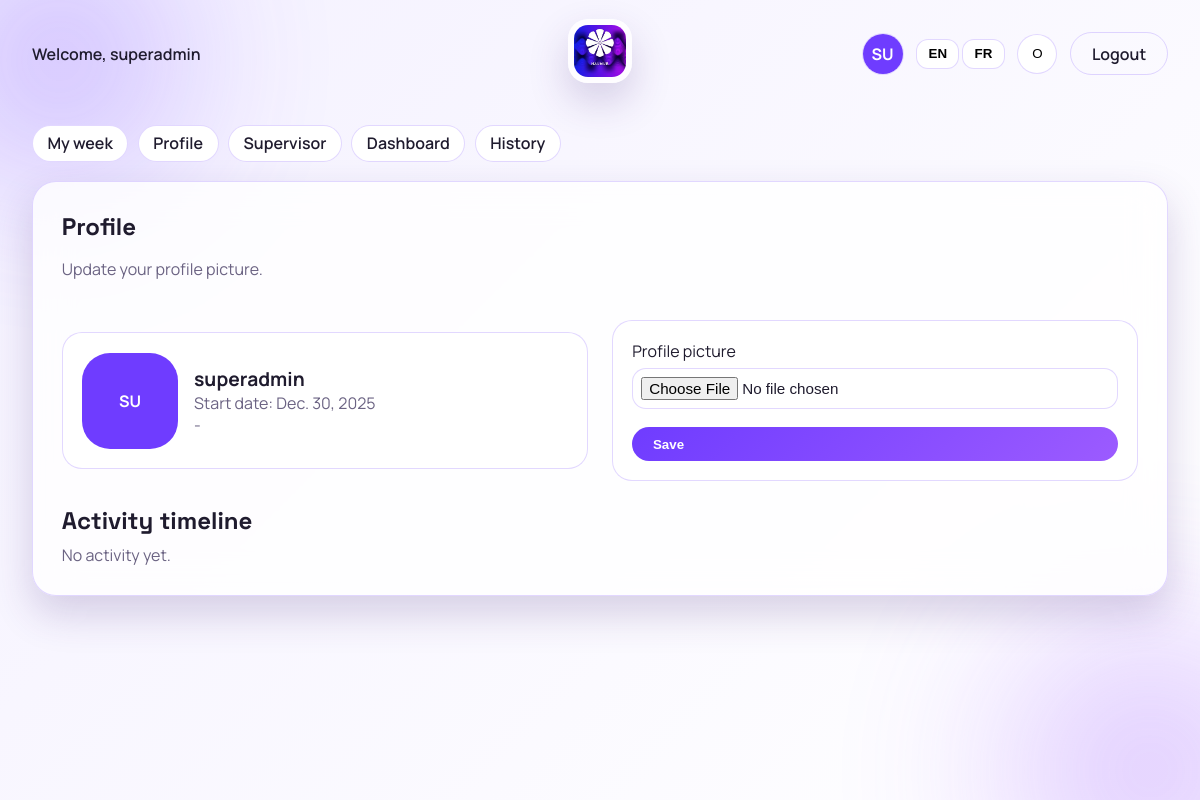
/profile/ (signed in), run on the app's committed database.
### attendance/models.py (models this page shows, shortened)
class User(AbstractUser):
    class Roles(models.TextChoices):
        ADMIN = "admin", _("Admin")
        SUPERVISOR = "supervisor", _("Supervisor")
        EMPLOYEE = "employee", _("Employee")
    role = models.CharField(
        max_length=20, choices=Roles.choices, default=Roles.EMPLOYEE
    )
    department = models.ForeignKey(
        Department, on_delete=models.SET_NULL, null=True, blank=True
    )
    is_intern = models.BooleanField(default=False)
    start_date = models.DateField(default=timezone.localdate)
    profile_image = models.ImageField(upload_to="profiles/", null=True, blank=True)
    @property
    def is_admin(self) -> bool:
        return self.is_superuser or self.role == self.Roles.ADMIN
    @property
    def is_supervisor(self) -> bool:
        return self.is_superuser or self.role == self.Roles.SUPERVISOR
    def initials(self) -> str:
        full_name = f"{self.first_name} {self.last_name}".strip()
        parts = [part for part in full_name.split() if part]
        if len(parts) >= 2:
            return f"{parts[0][0]}{parts[1][0]}".upper()
        if len(parts) == 1:
            return parts[0][:2].upper()
        return (self.username or "U")[:2].upper()
    def avatar_color(self) -> str:
        palette = [
            "#6F3CFF",
            "#9C5BFF",
            "#F05CFF",
            "#24B47E",
            "#FF7A59",
            "#1F8EFA",
            "#F2C94C",
            "#5E60CE",
        ]
        seed = f"{self.username}{self.first_name}{self.last_name}"
        total = sum(ord(char) for char in seed) if seed else 0
        return palette[total % len(palette)]

### attendance/views.py (the view)
# urls.py: path("profile/", views.profile_view, name="profile"),
@login_required
def profile_view(request):
    user = request.user
    if request.method == "POST":
        form = ProfileImageForm(request.POST, request.FILES, instance=user)
        if form.is_valid():
            updated_user = form.save(commit=False)
            updated_user.save(update_fields=["profile_image"])
            messages.success(request, _("Profile picture updated."))
            return redirect("profile")
    else:
        form = ProfileImageForm(instance=user)
    activities = (
        UserActivity.objects.filter(user=user)
        .select_related("actor")
        .order_by("-created_at")[:20]
    )
    return render(request, "profile.html", {"form": form, "activities": activities})

### attendance/forms.py
class ProfileImageForm(forms.ModelForm):
    class Meta:
        model = User
        fields = ["profile_image"]
        labels = {"profile_image": _("Profile picture")}
    def __init__(self, *args, **kwargs) -> None:
        super().__init__(*args, **kwargs)
        for field in self.fields.values():
            field.widget.attrs.update({"class": "input"})

### attendance/utils.py (called while the page is built)
def get_client_ip(request) -> str:
    forwarded = request.META.get("HTTP_X_FORWARDED_FOR")
    if forwarded:
        return forwarded.split(",")[0].strip()
    return request.META.get("REMOTE_ADDR", "")

### templates/profile.html (shortened to what this page needs)
{% extends "base.html" %}
{% load i18n %}
{% block content %}
  <section class="card">
    <div class="card-header">
      <div>
        <h1>{% trans "Profile" %}</h1>
        <p class="muted">{% trans "Update your profile picture." %}</p>
      </div>
    </div>
    <div class="profile-grid">
      <div class="profile-summary">
        {% if user.profile_image %}
          <img class="profile-avatar" src="{{ user.profile_image.url }}" alt="{{ user.get_full_name|default:user.username }}" />
        {% else %}
          <div class="profile-avatar avatar-fallback" style="background: {{ user.avatar_color }};">
            {{ user.initials }}
          </div>
        {% endif %}
        <div>
          <div class="profile-name">{{ user.get_full_name|default:user.username }}</div>
          <div class="muted">{% trans "Start date" %}: {{ user.start_date }}</div>
          <div class="muted">{{ user.department.name|default:"-" }}</div>
        </div>
      </div>
      <form method="post" enctype="multipart/form-data" class="form profile-form">
        <div class="field">
          <label for="{{ form.profile_image.id_for_label }}">{% trans "Profile picture" %}</label>
          {{ form.profile_image }}
        </div>
        <button class="btn btn-primary" type="submit">{% trans "Save" %}</button>
      </form>
    </div>
    <div class="timeline">
      <h2>{% trans "Activity timeline" %}</h2>
      <div class="timeline-list">
        {% for activity in activities %}
          <div class="timeline-item">
            <div class="timeline-time">{{ activity.created_at|date:"Y-m-d H:i" }}</div>
            <div>
              <div class="timeline-message">{{ activity.message }}</div>
              <div class="muted">
                {% trans "By" %} {{ activity.actor.get_full_name|default:activity.actor.username|default:"System" }}
              </div>
            </div>
          </div>
        {% empty %}
          <div class="row-muted">{% trans "No activity yet." %}</div>
        {% endfor %}
      </div>
    </div>
  </section>
{% endblock %}

### templates/base.html (shortened to what this page needs)
{% load static i18n %}
<!DOCTYPE html>
<html lang="{{ LANGUAGE_CODE }}" data-theme="light">
  <head>
    <link rel="stylesheet" href="{% static 'css/styles.css' %}" />
    <link
      rel="stylesheet"
      href="https://cdnjs.cloudflare.com/ajax/libs/font-awesome/6.5.1/css/all.min.css"
    />
  </head>
  <body>
    <div class="bg-orb orb-1"></div>
    <div class="bg-orb orb-2"></div>
    <header class="topbar">
      <div class="nav-left">
        {% if user.is_authenticated %}
          <div class="welcome">
            {% trans "Welcome" %}, {{ user.get_full_name|default:user.username }}
          </div>
        {% else %}
          <div class="welcome">{% trans "Welcome" %}</div>
        {% endif %}
      </div>
      <div class="nav-center">
        <img class="logo" src="{% static 'logo.jpg' %}" alt="Naumur logo" />
      </div>
      <div class="nav-right">
        {% if user.is_authenticated %}
          <a class="avatar-link" href="{% url 'profile' %}">
            {% if user.profile_image %}
              <img class="avatar-img" src="{{ user.profile_image.url }}" alt="{{ user.get_full_name|default:user.username }}" />
            {% else %}
              <span class="avatar-fallback" style="background: {{ user.avatar_color }};">
                {{ user.initials }}
              </span>
            {% endif %}
          </a>
        {% endif %}
        <form class="lang-switch" action="{% url 'set_language' %}" method="post">
          <button type="submit" name="language" value="en">EN</button>
          <button type="submit" name="language" value="fr">FR</button>
        </form>
        <button class="theme-toggle" type="button" data-theme-toggle>
          <span class="theme-icon" aria-hidden="true">O</span>
        </button>
        {% if user.is_authenticated %}
          <a class="btn btn-outline" href="{% url 'logout' %}">{% trans "Logout" %}</a>
        {% endif %}
      </div>
    </header>
    <main class="container">
      {% if user.is_authenticated %}
        <nav class="subnav">
          <a class="chip" href="{% url 'employee_week' %}">{% trans "My week" %}</a>
          <a class="chip" href="{% url 'profile' %}">{% trans "Profile" %}</a>
          {% if user.is_supervisor %}
            <a class="chip" href="{% url 'supervisor_verify' %}">{% trans "Supervisor" %}</a>
          {% endif %}
          {% if user.is_admin %}
            <a class="chip" href="{% url 'admin_dashboard' %}">{% trans "Dashboard" %}</a>
          {% endif %}
          {% if user.is_supervisor or user.is_admin %}
            <a class="chip" href="{% url 'history' %}">{% trans "History" %}</a>
          {% endif %}
        </nav>
      {% endif %}
      {% block content %}{% endblock %}
    </main>
  </body>
</html>

### static/css/styles.css (style rules this page uses)
:root { --bg: #f4f1ff; --bg-alt: #ffffff; --card: rgba(255, 255, 255, 0.8); --text: #1f1b2e; --muted: #6b6383; --accent: #6f3cff; --accent-2: #9c5bff; --border: rgba(111, 60, 255, 0.2); --shadow: 0 18px 40px rgba(68, 41, 124, 0.2); --success: #24b47e; }
* { box-sizing: border-box; }
body { margin: 0; font-family: "Manrope", sans-serif; color: var(--text); background: linear-gradient(135deg, var(--bg), var(--bg-alt)); min-height: 100vh; overflow-x: hidden; }
h1, h2, h3 { font-family: "Space Grotesk", sans-serif; margin: 0 0 0.5rem; }
.bg-orb { position: fixed; border-radius: 50%; filter: blur(80px); opacity: 0.45; z-index: -1; }
.orb-1 { width: 360px; height: 360px; background: radial-gradient(circle, var(--accent), transparent 65%); top: -120px; left: -120px; }
.orb-2 { width: 420px; height: 420px; background: radial-gradient(circle, var(--accent-2), transparent 70%); bottom: -180px; right: -160px; }
.topbar { display: grid; grid-template-columns: 1fr auto 1fr; align-items: center; padding: 1.2rem 2rem 0.8rem; }
.nav-left, .nav-right { display: flex; align-items: center; gap: 0.8rem; }
.nav-right { justify-content: flex-end; }
.avatar-link { display: inline-flex; align-items: center; justify-content: center; width: 42px; height: 42px; border-radius: 50%; background: var(--bg-alt); border: 1px solid var(--border); text-decoration: none; }
.avatar-fallback { width: 100%; height: 100%; border-radius: 50%; display: inline-flex; align-items: center; justify-content: center; color: #fff; font-weight: 700; }
.welcome { font-weight: 600; }
.logo { width: 64px; height: 64px; border-radius: 20px; padding: 6px; background: var(--card); box-shadow: var(--shadow); }
.container { max-width: 1200px; margin: 0 auto; padding: 1.5rem 2rem 3rem; animation: fadeUp 0.7s ease; }
.subnav { display: flex; flex-wrap: wrap; gap: 0.6rem; margin-bottom: 1.2rem; }
.chip { display: inline-flex; padding: 0.4rem 0.9rem; border-radius: 999px; border: 1px solid var(--border); text-decoration: none; color: var(--text); background: var(--bg-alt); font-weight: 600; }
.card { background: var(--card); border: 1px solid var(--border); border-radius: 24px; padding: 1.8rem; margin-bottom: 1.5rem; box-shadow: var(--shadow); backdrop-filter: blur(18px); }
.card-header { display: flex; flex-wrap: wrap; align-items: center; justify-content: space-between; gap: 1rem; margin-bottom: 1.5rem; }
.muted { color: var(--muted); }
.form { display: flex; flex-direction: column; gap: 1.1rem; }
.field { display: flex; flex-direction: column; gap: 0.4rem; }
.input, input[type="date"], input[type="time"] { padding: 0.7rem 0.9rem; border-radius: 14px; border: 1px solid var(--border); background: var(--bg-alt); color: var(--text); font-size: 0.95rem; }
select.input, textarea.input, input[type="file"].input { width: 100%; }
input[type="file"].input { padding: 0.5rem; }
.btn { display: inline-flex; align-items: center; gap: 0.4rem; padding: 0.6rem 1.3rem; border-radius: 999px; border: 1px solid var(--border); text-decoration: none; font-weight: 600; cursor: pointer; transition: transform 0.2s ease, box-shadow 0.2s ease; }
.btn-primary { background: linear-gradient(135deg, var(--accent), var(--accent-2)); color: #fff; border: none; }
.btn-outline { background: transparent; color: var(--text); }
.theme-toggle { width: 40px; height: 40px; border-radius: 50%; border: 1px solid var(--border); background: var(--bg-alt); cursor: pointer; }
.lang-switch button { border: 1px solid var(--border); background: var(--bg-alt); padding: 0.4rem 0.7rem; border-radius: 12px; cursor: pointer; font-weight: 600; }
.row-muted { color: var(--muted); }
.profile-grid { display: grid; grid-template-columns: repeat(auto-fit, minmax(240px, 1fr)); gap: 1.5rem; align-items: center; }
.profile-summary { display: flex; align-items: center; gap: 1rem; background: var(--bg-alt); border-radius: 20px; padding: 1.2rem; border: 1px solid var(--border); }
.profile-avatar { width: 96px; height: 96px; border-radius: 28px; object-fit: cover; flex-shrink: 0; }
.profile-name { font-size: 1.2rem; font-weight: 700; }
.profile-form { background: var(--bg-alt); padding: 1.2rem; border-radius: 20px; border: 1px solid var(--border); }
.timeline { margin-top: 1.5rem; }
.timeline-list { display: grid; gap: 0.8rem; }

### data on the page
User: get_full_name "superadmin", initials "SU", start_date "Dec. 30, 2025", department.name "-"
